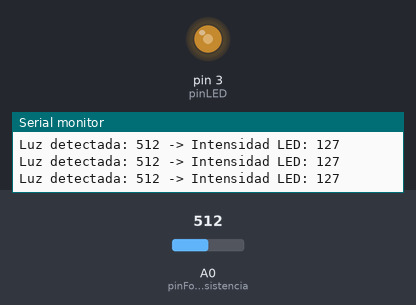
Recording of a sketch running on a simulated Arduino Uno, built with avr-gcc and run on an emulated ATmega328P. Parts: output pins drawn as LEDs (lit = HIGH), the last lines printed to the serial monitor. The test bench sets the inputs (shaded band); at power-on: A0 (pinFotorresistencia) = 512.

Above: at 1.2 s.
1.3 s: A0 (pinFotorresistencia) set to 716
At 2.1 s:
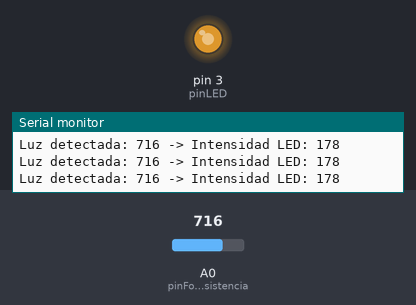
2.8 s: A0 (pinFotorresistencia) set to 900
At 3.6 s:
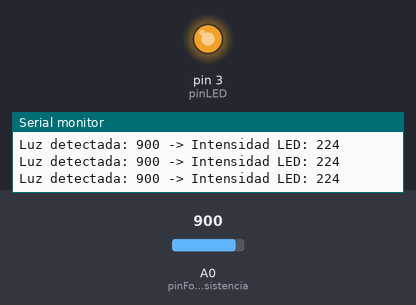
4.3 s: A0 (pinFotorresistencia) set to 122
At 5.2 s:
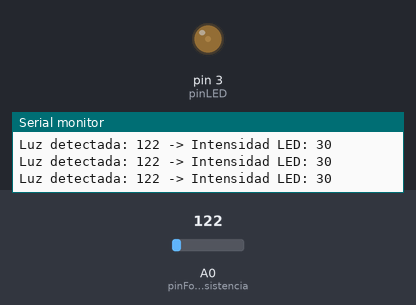
5.8 s: A0 (pinFotorresistencia) set to 110
At 6.7 s:
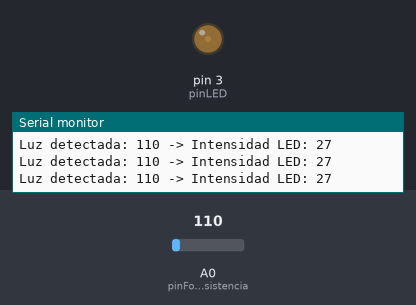
8.8 s: A0 (pinFotorresistencia) set to 90
At 9.8 s:
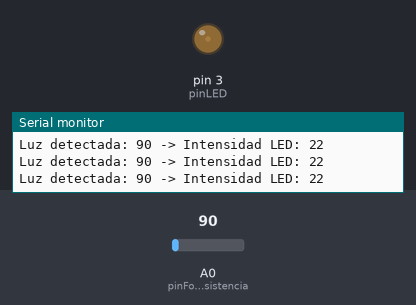
11.8 s: A0 (pinFotorresistencia) set to 511
At 12.9 s:
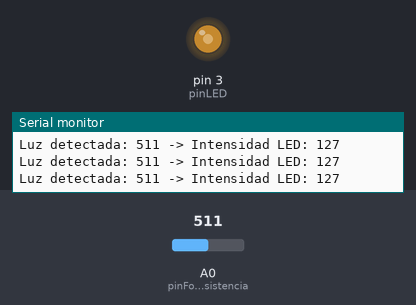
Timing chart, 0 to 14.3 s (numbered marks = the images above; inputs shaded):
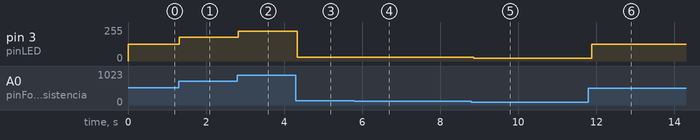

The sketch:

Fotorresistencia.ino
```cpp
// Definición de pines
const int pinFotorresistencia = A0; // Pin donde está conectada la fotorresistencia
const int pinLED = 3;              // Pin PWM donde está conectado el LED

void setup() {
  pinMode(pinLED, OUTPUT);         // Configura el pin del LED como salida
  Serial.begin(9600);              // Inicializa la comunicación serial para depuración
}

void loop() {
  // Leer el valor de la fotorresistencia
  int valorLuz = analogRead(pinFotorresistencia);

  // Convertir el valor de luz (0-1023) a rango PWM (0-255)
  int intensidadLED = map(valorLuz, 0, 1023, 0, 255);

  // Enviar el valor al LED
  analogWrite(pinLED, intensidadLED);

  // Mostrar los valores en el monitor serial
  Serial.print("Luz detectada: ");
  Serial.print(valorLuz);
  Serial.print(" -> Intensidad LED: ");
  Serial.println(intensidadLED);

  delay(100); // Pequeña pausa para estabilidad
}
```

Measured:
- after the input at 1.3 s, pin 3 (pinLED): 127/255 → 178/255 at once
- after the input at 2.8 s, pin 3 (pinLED): 178/255 → 224/255 at once
- after the input at 4.3 s, pin 3 (pinLED): 224/255 → 30/255 at once
- after the input at 5.8 s, pin 3 (pinLED): 30/255 → 27/255 at once
- after the input at 8.8 s, pin 3 (pinLED): 27/255 → 22/255 after 0.07 s
- after the input at 11.8 s, pin 3 (pinLED): 22/255 → 127/255 after 0.09 s
